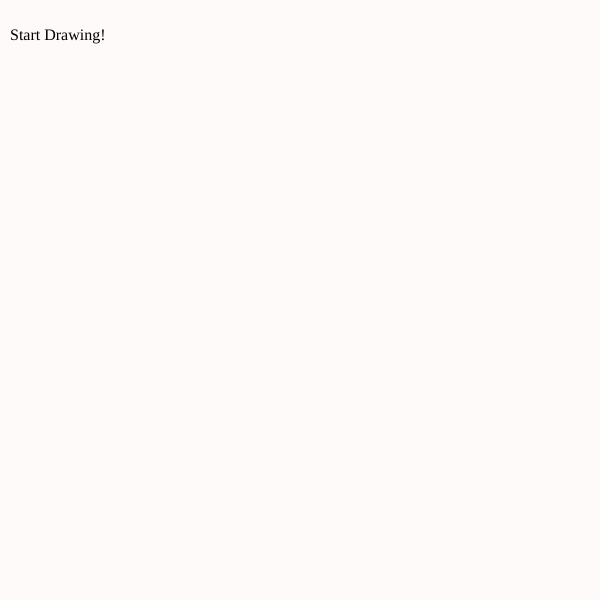
Frame 1 (no input)
Frame 60 (no input): identical to frame 1, image omitted
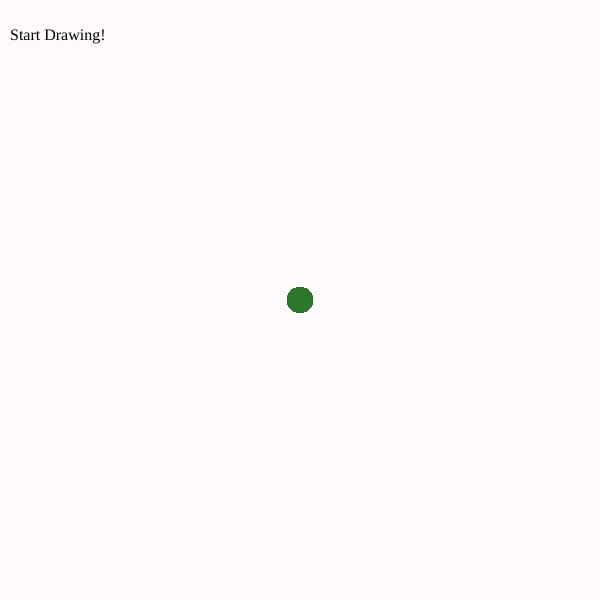
Frame 120 (the mouse pressed at the canvas centre since frame 60)

The p5.js sketch that drew these frames (run headless with seeded random() and noise() and a simulated clock; from frame 60 on, the mouse is pressed at the canvas centre):

// p5.js sketch
// ── sketch.js
let shape
let brushSize;
let r;
let g;
let p;
let b;
function setup() {
  brushSize = random(15, 30);
  shape = 10
  createCanvas(600,600);
  background('snow');
	p = createP("Start Drawing!");
	p.position(10, 10);
  r = 0
  g = 0
  b = 0
}



function draw() {
  noStroke()
  fill(mouseX % 256, g % 256, mouseY % 256);
  g = (g + 1)

  if (mouseIsPressed) {
    if (keyIsPressed === true) {
			rectMode(CENTER);
      rect(mouseX, mouseY, brushSize, brushSize);
    } else {
      ellipse(mouseX, mouseY, brushSize, brushSize);
    }
  
  }
}
